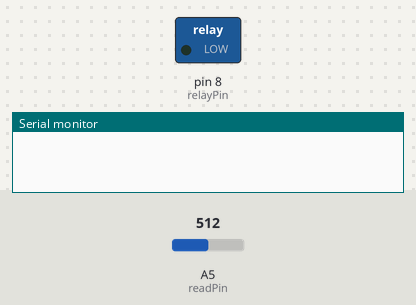
This sketch was run on a simulated Arduino Uno, built with avr-gcc and run on an emulated ATmega328P. On the bench: switched loads named in the sketch (green lamp = pin HIGH), the last lines printed to the serial monitor. The inputs (shaded band) are chosen by the test bench; at power-on: A5 (readPin) = 512.

Above: at 0.1 s.
At 1.0 s:
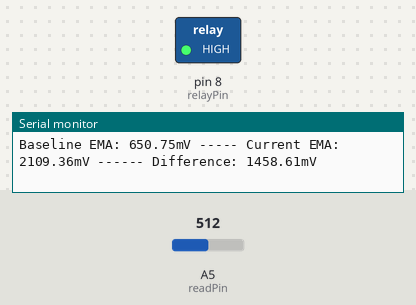
Timing chart, 0 to 2.5 s (numbered marks = the images above):
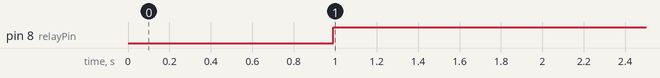

Measured:
- by itself, pin 8 (relayPin): LOW → HIGH at 0.99 s

The sketch:

magic_lights.ino
```cpp
// readPin is reading from the middle of a voltage divider, with a 10K pull down resistor, and a pull-up resistor
// made from an open circuit (made out of conductive paint, in a fun lightbulb shape). When you place your hand on the lightbulb
// you complete the circuit, lowering the pull-up resistance (theoretically from Infinity, but practically it is much smaller),
// and thus increasing the measured voltage.

const int readPin = A5;

// relayPin is outputting to the control pin of a relay box
const int relayPin = 8;


boolean holdingButton = false;
boolean lightState = false;

// If we detect a hand (i.e. somebody is holding the 'button'), we toggle the light
// and lock the system until we stop detecting a hand
boolean lock = false;

// Configured by experiment - the difference in reading between baseline and short-term averages required to
// trigger the presence and absence, respectively, of a hand
const int upThreshold = 25;
const int downThreshold = 10;


bool acquiringBaseline = true;
int baselineLoops = 30;

// To mitigate noise, calculate two exponential moving averages: a slower moving one that gives a baseline average reading,
// and a fast moving one that captures the increased voltage due to application of a hand.
float ema = 0;
float emaMult = 0.06;

float baseEma = 0;
float baseEmaMult = 0.01;

int loopCounter = 0;

void setup() {
  pinMode(relayPin, OUTPUT);
  pinMode(readPin, INPUT);
  Serial.begin(9600);
}


void loop()
{
  loopCounter++;

  delay(30);
  float directRead = analogRead(readPin);
  float pinVoltage  = abs(directRead * 5 * 1000 / 1024);

  ema = (emaMult * pinVoltage) + (ema * (1 - emaMult));
  baseEma = (baseEmaMult * pinVoltage) + (baseEma * (1 - baseEmaMult));
  float diff = ema - baseEma;

  if (loopCounter % 10 == 0) {
    Serial.print("Baseline EMA: " + String(baseEma) + "mV ----- ");
    Serial.print("Current EMA: " + String(ema) + "mV ------ ");
    Serial.println("Difference: " + String(diff) + "mV");
  }

  if (loopCounter > baselineLoops) acquiringBaseline = false;

  if (!acquiringBaseline) {
    holdingButton = (diff > upThreshold);

    if (holdingButton && !lock) {
      lock = true;
      lightState = !lightState;
      digitalWrite(relayPin, lightState);
    }
    if (diff < downThreshold) lock = false;
  }
}
```
